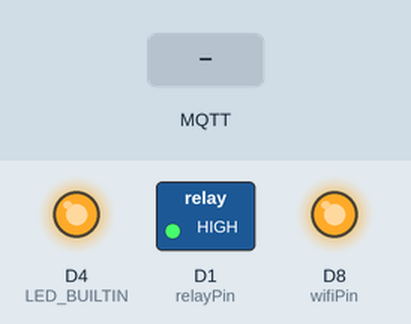
Simulated run of this sketch. Board: ESP8266 (Wemos D1 mini). On the bench: switched loads named in the sketch (green lamp = pin HIGH), output pins drawn as LEDs (lit = HIGH, except the on-board LED, lit = LOW). The inputs (shaded band) are chosen by the test bench. WiFi joins after 1.5 s; servers stay silent unless stated; the local clock reads 2024-03-15 10:24:30 at power-on unless the sketch sets it; random numbers use the default seed unless the sketch sets one; EEPROM starts erased; no MQTT or app messages arrive unless stated; what the sketch prints to the serial monitor is not drawn.

Above: at 4.2 s.
4.3 s: MQTT message "0" arrives on the first subscribed topic
At 5.6 s:
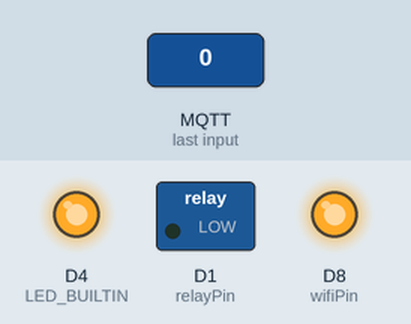
7.3 s: MQTT message "ON" arrives on the first subscribed topic
At 7.9 s:
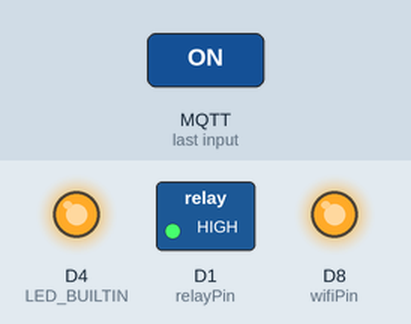
Timing chart, 0 to 10.3 s (numbered marks = the images above; inputs shaded):
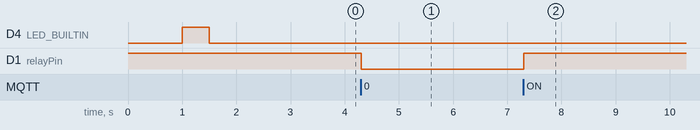

Measured:
- after the input at 4.3 s, D1 (relayPin): HIGH → LOW at once
- after the input at 7.3 s, D1 (relayPin): LOW → HIGH at once

The sketch:

onHub_WemosCode.ino
```cpp
#include "SERIAL_COMMUNICATION.h"
#include "PROCESS_DATA.h"
#include "WIFI_PROCESS.h"
#include "COMMON.h"

#include <ESP8266WiFi.h>
#include <PubSubClient.h>
//needed for library
#include <DNSServer.h>
#include <ESP8266WebServer.h>
#include <EEPROM.h>

#include "onHubConfig.h"

SERIAL_COMMUNICATION serial;
WIFI_PROCESS WiFiProcess;
PROCESS_DATA procesamiento;
COMMON codigoComun;

WiFiClient espClient;
PubSubClient mqttClient(espClient);

String Data = "";
int jsonIndex = 1, tiempoEspera;

static const int count_mqtt_server = 3;
static char* mqtt_server[count_mqtt_server] = { "mqtt3.onmotica.com", "mqtt2.onmotica.com", "mqtt.onmotica.com"};
char* __mqttServerConnected;
const int serverPort = 1883;
int serverConnectedIndex = 0;

unsigned long lastPublished = 0;
unsigned long lastGetPetition = 0;

String test = "";

void setup() {

  EEPROM.begin(512);

  codigoComun.inicializarSalida(wifiPin);
  codigoComun.inicializarSalida(relayPin);
  codigoComun.inicializarSalida(LED_BUILTIN);

  codigoComun.escribirSalidaDigital(relayPin, EEPROM.read(relayEEPROMAdressState)); //Cargo en el rele el ultimo estado
  codigoComun.escribirSalidaDigital(wifiPin, LOW); //Apago el bombillo mientras se configura

  codigoComun.escribirSalidaDigital(LED_BUILTIN, LOW); //Apago el led
  delay(1000);
  codigoComun.escribirSalidaDigital(LED_BUILTIN, HIGH); //Enciendo el led
  delay(500);
  codigoComun.escribirSalidaDigital(LED_BUILTIN, LOW); //Apago el led

  serial.inicializar();
  WiFiProcess.inicializar();

  procesamiento.resetIndex();
  codigoComun.escribirSalidaDigital(wifiPin, HIGH); //Enciendo el led
  setMQTTServer();
  procesamiento.inicializar();

  //Test
  test = procesamiento.makeTest();
  Serial.println("Test: " + String(test));
}

void loop() {

  if(!WiFiProcess.wifiIsConnected()) setup(); //Reinicio si no hay wifi
  if (!mqttIsConnected()) reconnect(); //Reconectar mqtt si perdio conexion
  mqttClient.loop();
  if(Data = "") Data = serial.leerArduino();
  if(Data != "")  {
    if(procesamiento.procesarData(Data))
    {
      int attemps = 0;
      jsonIndex = procesamiento.getIndex();
      if(serDebug) Serial.println("Subiendo al sistema  " + String(jsonIndex) + " Mediciones individuales");
      for(int i = 1; i<= jsonIndex; i++)
      {
        publishData(procesamiento.getJson(i));
      }
      procesamiento.resetIndex();
      tiempoEspera = procesamiento.generateRandom();
      procesamiento.setTimeToWait(tiempoEspera);
      if(serDebug) Serial.println("Nuevo tiempo de espera: " + String(tiempoEspera) + " Segundos");
    }
  }

}

//Funciones MQTT

bool publishData(String strJson){

    int len = maxLen;
    char Json[len];

    if(strJson != "")
    {
      strJson.toCharArray(Json, len);
      delay(1);
      int attemps = 0;
      while(mqttClient.publish((char*) inTopic,(char*) Json) == false & attemps<5)
      {
        mqttClient.publish((char*) inTopic , Json);
        if(serDebug) Serial.println("intento: " + String(attemps) + ",Publicando (" + String(__mqttServerConnected) + ") mensaje al topic " +  String(outTopic) + "  Json: " + String(Json));
        delay(minDelay*attemps);
        if (!mqttIsConnected()) reconnect(); //Reconectar mqtt si perdio conexion
        attemps ++;
      }
      if(attemps == 5)
      {
        return false;
      }
      else
      {
        return true;
      }
    }
    else
    {
      return false; //json vacio
    }
}


void setMQTTServer()
{
  if(serverConnectedIndex < count_mqtt_server-1)
  {
    serverConnectedIndex++;
  }
  else
  {
    serverConnectedIndex = 0;
  }
  __mqttServerConnected = mqtt_server[serverConnectedIndex];//"broker.mqtt-dashboard.com";
  if(serDebug) Serial.println("MQTT Server: " + String(__mqttServerConnected));
  mqttClient.setServer(__mqttServerConnected, serverPort);
  mqttClient.setCallback(callback);
}
bool mqttIsConnected()
{
  return mqttClient.connected();
}

void reconnect() {
  int attemps = 0;
  // Loop until we're reconnected
  while (!mqttIsConnected() && attemps<10) {
    attemps ++;
    if(serDebug) Serial.print("reconectando MQTT...");
    // Create a random client ID
    String clientId = obtenerIdCliente();
    // Attempt to connect
    if (mqttClient.connect(clientId.c_str())) {
      if(serDebug) Serial.println("Conectado con exito");
      // Once connected, publish an announcement...
      mqttClient.publish("testMQTT", "probando sistema de supervision");
      // ... and resubscribe
      mqttClient.subscribe(outTopic);
    } else {
      if(serDebug) Serial.print("fallo, rc=");
      if(serDebug) Serial.print(mqttClient.state());
      if(serDebug) Serial.println(" intentando nuevamente en 5 segundos");
      // Wait 5 seconds before retrying
      setMQTTServer();
      delay(5000);
    }
  }
}
void callback(char* topic, byte* payload, unsigned int length) {
  if(serDebug) Serial.print("Message arrived ");
  if(serDebug) Serial.println(topic);
  if(serDebug) Serial.println(outTopic);
  String strTopic = String(topic);
  String strOutTopic = String(outTopic);
  strOutTopic.trim();
  strTopic.trim();
  if(serDebug) Serial.println(strTopic.indexOf(strOutTopic));
  if(strTopic.indexOf(strOutTopic) > 0 || strTopic == strOutTopic)
  {
    String mensaje = "";
    if(serDebug) Serial.println("] ");
    for (int i = 0; i < length; i++) {
            if(serDebug) Serial.print((char)payload[i]);
            mensaje +=  (char)payload[i];
    }

   bool state = false;

   mensaje.trim();
   if(mensaje.indexOf("ON") > 0 || mensaje == "ON") state = true;
   if(mensaje.indexOf("on") > 0 || mensaje == "on") state = true;
   if(mensaje.indexOf("1") > 0 || mensaje == "1") state = true;
   if(mensaje.indexOf("encender") > 0 || mensaje == "encender") state = true;
   if(mensaje.indexOf("prender") > 0 || mensaje == "prender") state = true;

   if(mensaje.indexOf("0") > 0 || mensaje == "0") state = false;
   if(mensaje.indexOf("OFF") > 0 || mensaje == "OFF") state = false;
   if(mensaje.indexOf("off") > 0 || mensaje == "off") state = false;
   if(mensaje.indexOf("apagar") > 0 || mensaje == "apagar") state = false;
   if(mensaje.indexOf("APAGAR") > 0 || mensaje == "APAGAR") state = false;

   if(serDebug) Serial.println("");
   if(serDebug) Serial.println("Nuevo estado del rele -- " + String(state));

   procesamiento.setTimeToWait(1); //Para que publique de inmediato lo que tenga...

   if(mensaje != "actualizar")
   {
     codigoComun.escribirSalidaDigital(relayPin, state);
     EEPROM.write(relayEEPROMAdressState, state);
     EEPROM.commit();
     procesamiento.updateRelay(state);
   }
   else
   {
    if(serDebug) Serial.println("Enviando actualizacion de estado");
   }
  }
}
String obtenerIdCliente()
{
  String clientId = "ESP8266Client-";
  clientId += String(random(0xffff), HEX);
  return clientId;
}
```

COMMON.cpp
```cpp
#include "COMMON.h"


void COMMON::inicializarEntrada(int pin)
{
  pinMode(pin, INPUT);
}

void COMMON::inicializarEntradaPullUp(int pin)
{
  pinMode(pin, INPUT_PULLUP);
}

void COMMON::inicializarSalida(int pin)
{
  pinMode(pin, OUTPUT);
}
boolean COMMON::leerEntradaDigital(int pin)
{
  return digitalRead(pin);
}
int COMMON::leerEntradaAnalogica(int pin)
{
  return analogRead(pin);
}
void COMMON::escribirSalidaDigital(int pin, bool estado)
{
  digitalWrite(pin, estado);
}
void COMMON::escribirSalidaAnalogica(int pin, int valor)
{
  analogWrite(pin, valor);
}
```

COMMON.h
```cpp
#ifndef COMMON_H
#define COMMON_H

#include "Arduino.h"

class COMMON {
  public:
    void inicializarEntrada(int pin);
    void inicializarEntradaPullUp(int pin);
    void inicializarSalida(int pin);

    boolean leerEntradaDigital(int pin);
    int leerEntradaAnalogica(int pin);
    void escribirSalidaDigital(int pin, bool estado);
    void escribirSalidaAnalogica(int pin, int valor);
};


#endif // COMMON_H
```

PROCESS_DATA.cpp
```cpp
#include "PROCESS_DATA.h"
#include <ArduinoJson.h>
#include "onHubConfig.h"
#include <EEPROM.h>
#include <time.h>


String __jsonArray[60];
int timezone = -5 * 3600;
int dst = 0;

void PROCESS_DATA::inicializar()
{
  configTime(timezone, dst, "pool.ntp.org","time.nist.gov");
}

String PROCESS_DATA::getTime()
{
      time_t now = time(nullptr);
      struct tm* p_tm = localtime(&now);
      __fecha = String(p_tm->tm_mday) + "/" +  String(p_tm->tm_mon + 1) + "/" + String(p_tm->tm_year + 1900) + " - " +  String(p_tm->tm_hour) + ":" + String(p_tm->tm_min) + ":" + String(p_tm->tm_sec);
      if(serDebug & __fecha == "") Serial.println("Error obteniendo la fecha");
      else if(serDebug) Serial.println("Fecha: " + __fecha);
      return __fecha;
}
String PROCESS_DATA::assemblyJson(float value1, float value2, float value3, float value4, float value5, float value6, float value7, float value8, float value9, float value10, float value11, float value12, float value13, float value14, float value15, bool estado){
    // Memory pool for JSON object tree.
    //
    // Inside the brackets, 200 is the size of the pool in bytes.
    // Don't forget to change this value to match your JSON document.
    // Use arduinojson.org/assistant to compute the capacity.
    StaticJsonBuffer<250> jsonBuffer;
    // StaticJsonBuffer allocates memory on the stack, it can be
    // replaced by DynamicJsonBuffer which allocates in the heap.
    //
    // DynamicJsonBuffer  jsonBuffer(200);

    // Create the root of the object tree.
    //
    // It's a reference to the JsonObject, the actual bytes are inside the
    // JsonBuffer with all the other nodes of the object tree.
    // Memory is freed when jsonBuffer goes out of scope.
    JsonObject& root = jsonBuffer.createObject();
    root["D1"] = value1;
    root["D2"] = value2;
    root["D3"] = value3;
    root["D4"] = value4;
    root["D5"] = value5;
    root["D6"] = value6;
    root["D7"] = value7;
    root["D8"] = value8;
    root["D9"] = value9;
    root["D10"] = value10;
    /*
    root["D11"] = value11;
    root["D12"] = value12;
    root["D13"] = value13;
    root["D14"] = value14;
    root["D15"] = value15;
    */
    root["status"] = estado;
    root["fecha"] = getTime();

    char JSONmessageBuffer[maxLen];
    root.printTo(JSONmessageBuffer, sizeof(JSONmessageBuffer));

    return String(JSONmessageBuffer);
}


String PROCESS_DATA::makeTest(){

    int data1 = random(1,10);
    int data2 = random(1,10);
    int data3 = random(1,10);
    int data4 = random(1,10);
    int data5 = random(1,10);
    int data6 = random(1,10);
    int data7 = random(1,10);
    int data8 = random(1,10);
    int data9 = random(1,10);
    int data10 = random(1,10);
    int data11 = random(1,10);
    int data12 = random(1,10);
    int data13 = random(1,10);
    int data14 = random(1,10);
    int data15 = random(1,10);

    bool state = random(0,1);
    String JSON = assemblyJson( data1,  data2,  data3,  data4,  data5,  data6,  data7,  data8,  data9,  data10,  data11,  data12,  data13,  data14, data15, state);

    return JSON;
}

boolean PROCESS_DATA::procesarData(String Data)
{
    float data1 = getValue(Data,sep,0);
    float data2 = getValue(Data,sep,1);
    float data3 = getValue(Data,sep,2);
    float data4 = getValue(Data,sep,3);
    float data5 = getValue(Data,sep,4);
    float data6 = getValue(Data,sep,5);
    float data7 = getValue(Data,sep,6);
    float data8 = getValue(Data,sep,7);
    float data9 = getValue(Data,sep,8);
    float data10 = getValue(Data,sep,9);
    float data11 = 0;
    float data12 = 0;
    float data13 = 0;
    float data14 = 0;
    float data15 = 0;

    bool state = EEPROM.read(relayEEPROMAdressState);

    int deltaData1 = abs(__data1 - data1);
    int deltaData2 = abs(__data2 - data2);
    int deltaData3 = abs(__data3 - data3);
    int deltaData4 = abs(__data4 - data4);
    int deltaData5 = abs(__data5 - data5);
    int deltaData6 = abs(__data6 - data6);
    int deltaData7 = abs(__data7 - data7);
    int deltaData8 = abs(__data8 - data8);
    int deltaData9 = abs(__data9 - data9);
    int deltaData10 = abs(__data10 - data10);
    int deltaData11 = abs(__data11 - data11);
    int deltaData12 = abs(__data12 - data12);
    int deltaData13 = abs(__data13 - data13);
    int deltaData14 = abs(__data14 - data14);
    int deltaData15 = abs(__data15 - data15);

    bool deltaRele = (__rele == state);
    bool estados[15] = {(deltaData1 > deltaLimite), (deltaData2 > deltaLimite), (deltaData3 > deltaLimite), (deltaData4 > deltaLimite), (deltaData5 > deltaLimite), (deltaData6 > deltaLimite), (deltaData7 > deltaLimite), (deltaData8 > deltaLimite), (deltaData9 > deltaLimite), (deltaData10 > deltaLimite), (deltaData11 > deltaLimite), (deltaData12 > deltaLimite), (deltaData13 > deltaLimite), (deltaData14 > deltaLimite), (deltaData15 > deltaLimite)};

    bool estadoCambio = (deltaData1 > deltaLimite) || (deltaData2 > deltaLimite) || (deltaData3 > deltaLimite) || (deltaData4 > deltaLimite) || (deltaData5 > deltaLimite) || (deltaData6 > deltaLimite) || (deltaData7 > deltaLimite) || (deltaData8 > deltaLimite) || (deltaData9 > deltaLimite) || (deltaData10 > deltaLimite) || (deltaData11 > deltaLimite) || (deltaData12 > deltaLimite) || (deltaData13 > deltaLimite) || (deltaData14 > deltaLimite) || (deltaData15 > deltaLimite) || !deltaRele;

    if(serDebug & estadoCambio)
    {
      String reporteEstado = "";
      Serial.println("Las mediciones han cambiado, por tanto voy a publicar");
      Serial.println("*******************Estados*****************************");
      for(int i=0; i<=14; i++)
      {
        reporteEstado = estados[i]?"Cambio":"No cambio";
        Serial.println("***Delta " + String(i + 1) + " " + reporteEstado + "   ***");
      }
      reporteEstado = !deltaRele?"Cambio":"No cambio";
      Serial.println("***RELE " + reporteEstado + "   ***");
      String releAntes = __rele?"Encendido":"Apagado";
      String releDespues = state?"Encendido":"Apagado";
      Serial.println("Rele antes " + releAntes +  " ,Rele ahora " + releDespues);

      Serial.println("********************************************************");
      __data1 = data1;
      __data2 = data2;
      __data3 = data3;
      __data4 = data4;
      __data5 = data5;
      __data6 = data6;
      __data7 = data7;
      __data8 = data8;
      __data9 = data9;
      __data10 = data10;
      __data11 = data11;
      __data12 = data12;
      __data13 = data13;
      __data14 = data14;
      __data15 = data15;
      __rele = state;
    }


    __Json = assemblyJson(data1, data2, data3, data4, data5, data6, data7, data8, data9, data10, data11, data12, data13, data14, data15, state);
    __segundos =  (millis() - __lastPublished)/1000;

    if(serDebug) Serial.println("Guardando JSON(" + String(__jsonIndex) + "): " + __Json + " , segundos transcurridos: " +  String(__segundos));

    __jsonArray[__jsonIndex] = __Json;
    __jsonIndex =  __jsonIndex + 1;

    if(serDebug) Serial.println("New index = " + String(__jsonIndex));

    if(__jsonIndex < 60 & __segundos < __tiempoEspera & !estadoCambio)
    {
      return false;
    }
    else
    {
      String reporteEstado2 = (__jsonIndex < 60)?"menor":"mayor";
      Serial.println("***jsonIndex vs 60 " + reporteEstado2 + "   ***");
      reporteEstado2 = (__segundos < __tiempoEspera)?"menor":"mayor";
      Serial.println("***segundos(" +  String(__segundos) + ") vs tiempo de espera(" + String(__tiempoEspera) + ") " + reporteEstado2 + "   ***");

      __lastPublished = millis();
      return true;
    }

}
void PROCESS_DATA::updateRelay(bool stateRelay)
{
  __jsonArray[__jsonIndex]  = assemblyJson(__data1, __data2, __data3, __data4, __data5, __data6, __data7, __data8, __data9, __data10, __data11, __data12, __data13,__data14, __data15, stateRelay);
}

void PROCESS_DATA::resetIndex()
{
  __jsonIndex = 1;
  __lastPublished = millis();
}

int PROCESS_DATA::getIndex()
{
  return __jsonIndex;
}
String PROCESS_DATA::getJson(int index){
  return __jsonArray[index];
}

void PROCESS_DATA::setTimeToWait(int tiempo)
{
  __tiempoEspera = tiempo;
  if(serDebug) Serial.println("Tiempo de espera para publicar(segundos): " + String(tiempo));
}

int PROCESS_DATA::generateRandom()
{
  return random(30,400);
}


float PROCESS_DATA::getValue(String data, char separator, int index)
{

    int found = 0;
    int strIndex[] = { 0, -1 };
    int maxIndex = data.length();

    for (int i = 0; i <= maxIndex && found <= index; i++) {
        if (data.charAt(i) == separator || i == maxIndex) {
            found++;
            strIndex[0] = strIndex[1] + 1;
            strIndex[1] = (i == maxIndex) ? i+1 : i;
        }
    }
    String temporalS = found > index ? (data.substring(strIndex[0], strIndex[1])) : "0";
    return (temporalS.toFloat());
}
```

PROCESS_DATA.h
```cpp
#ifndef PROCESS_DATA_H
#define PROCESS_DATA_H

#include "Arduino.h"

class PROCESS_DATA {
  public:

    void inicializar();
    String assemblyJson(float value1, float value2, float value3, float value4, float value5, float value6, float value7, float value8, float value9, float value10, float value11, float value12, float value13, float value14, float value15, bool estado);
    String makeTest();
    boolean procesarData(String Data);
    void updateRelay(bool stateRelay);
    String getTime();

    void resetIndex();
    int getIndex();
    int generateRandom();
    void setTimeToWait(int tiempo);
    String getJson(int index);
    float getValue(String data, char separator, int index);

  private:
    String __Json, __fecha, __lastData;
    float __data1, __data2, __data3, __data4, __data5, __data6, __data7, __data8, __data9, __data10,  __data11, __data12, __data13, __data14, __data15;
    int  __jsonIndex, __tiempoEspera;
    bool __rele;
    unsigned long __segundos, __lastPublished;
};


#endif // MEMORY_ADMINISTRATION_H
```

SERIAL_COMMUNICATION.h
```cpp
#ifndef SERIAL_COMMUNICATION_H
#define SERIAL_COMMUNICATION_H

#include "Arduino.h"

class SERIAL_COMMUNICATION {
  public:
    void inicializar();
    String leerArduino();
    boolean compararUltimaLectura();
    String getValue(String data, char separator, int index);
};


#endif // SERIAL_COMMUNICATION_H
```

WIFI_PROCESS.h
```cpp
#ifndef WIFI_PROCESS_H
#define WIFI_PROCESS_H

#include "Arduino.h"

class WIFI_PROCESS {
  public:
    void inicializar();
    String getPetition(String URL2Get);
    boolean wifiIsConnected();
};


#endif // MQTT_PROCESS_H
```

Source omitted: SERIAL_COMMUNICATION.cpp (1620 bytes), WIFI_PROCESS.cpp (1220 bytes), onHubConfig.h (944 bytes)
